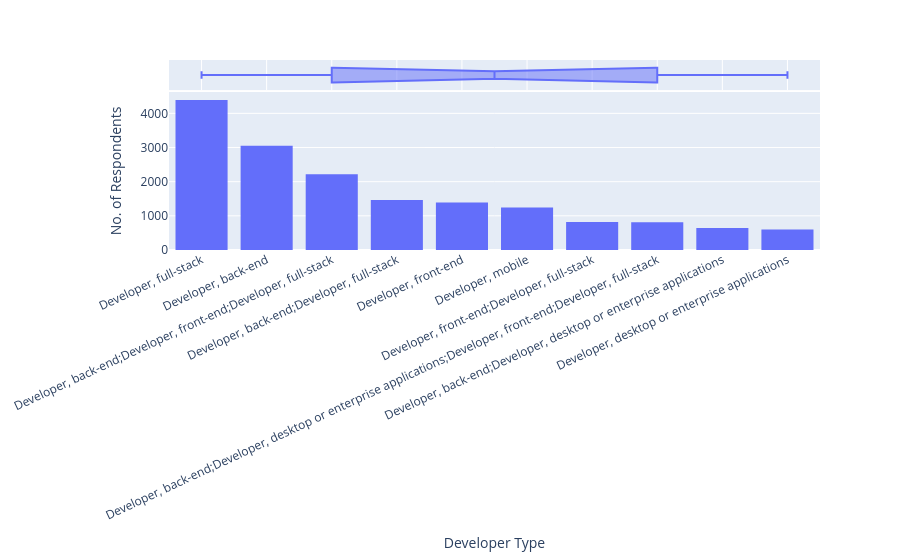

The notebook cell this image was saved under:
### Code cell
fig = px.histogram(top10_devtype,
                  x = 'DevType',
                  y = 'Respondents',
                  marginal = 'box')
fig.update_layout(xaxis_tickangle = -25,
                 xaxis_title = 'Developer Type',
                 yaxis_title = 'No. of Respondents')
fig.show()

### Figure 1 — Plotly figure (JSON) as saved in the notebook; plotly's stock layout.template omitted (floating-point values rounded to 4 significant figures)
{"data": [{"bingroup": "x", "histfunc": "sum", "hovertemplate": "DevType=%{x}<br>sum of Respondents=%{y}<extra></extra>", "legendgroup": "", "marker": {"color": "#636efa", "pattern": {"shape": ""}}, "name": "", "orientation": "v", "showlegend": false, "type": "histogram", "x": ["Developer, full-stack", "Developer, back-end", "Developer, back-end;Developer, front-end;Developer, full-stack", "Developer, back-end;Developer, full-stack", "Developer, front-end", "Developer, mobile", "Developer, front-end;Developer, full-stack", "Developer, back-end;Developer, desktop or enterprise applications;Developer, front-end;Developer, full-stack", "Developer, back-end;Developer, desktop or enterprise applications", "Developer, desktop or enterprise applications"], "xaxis": "x", "y": [4394, 3052, 2214, 1464, 1390, 1247, 822, 809, 646, 602], "yaxis": "y"}, {"hovertemplate": "DevType=%{x}<extra></extra>", "legendgroup": "", "marker": {"color": "#636efa"}, "name": "", "notched": true, "showlegend": false, "type": "box", "x": ["Developer, full-stack", "Developer, back-end", "Developer, back-end;Developer, front-end;Developer, full-stack", "Developer, back-end;Developer, full-stack", "Developer, front-end", "Developer, mobile", "Developer, front-end;Developer, full-stack", "Developer, back-end;Developer, desktop or enterprise applications;Developer, front-end;Developer, full-stack", "Developer, back-end;Developer, desktop or enterprise applications", "Developer, desktop or enterprise applications"], "xaxis": "x2", "yaxis": "y2"}], "layout": {"barmode": "relative", "legend": {"tracegroupgap": 0}, "margin": {"t": 60}, "xaxis": {"anchor": "y", "domain": [0, 1], "tickangle": -25, "title": {"text": "Developer Type"}}, "xaxis2": {"anchor": "y2", "domain": [0, 1], "matches": "x", "showgrid": true, "showticklabels": false}, "yaxis": {"anchor": "x", "domain": [0, 0.8316], "title": {"text": "No. of Respondents"}}, "yaxis2": {"anchor": "x2", "domain": [0.8416, 1], "matches": "y2", "showgrid": false, "showline": false, "showticklabels": false, "ticks": ""}}}
